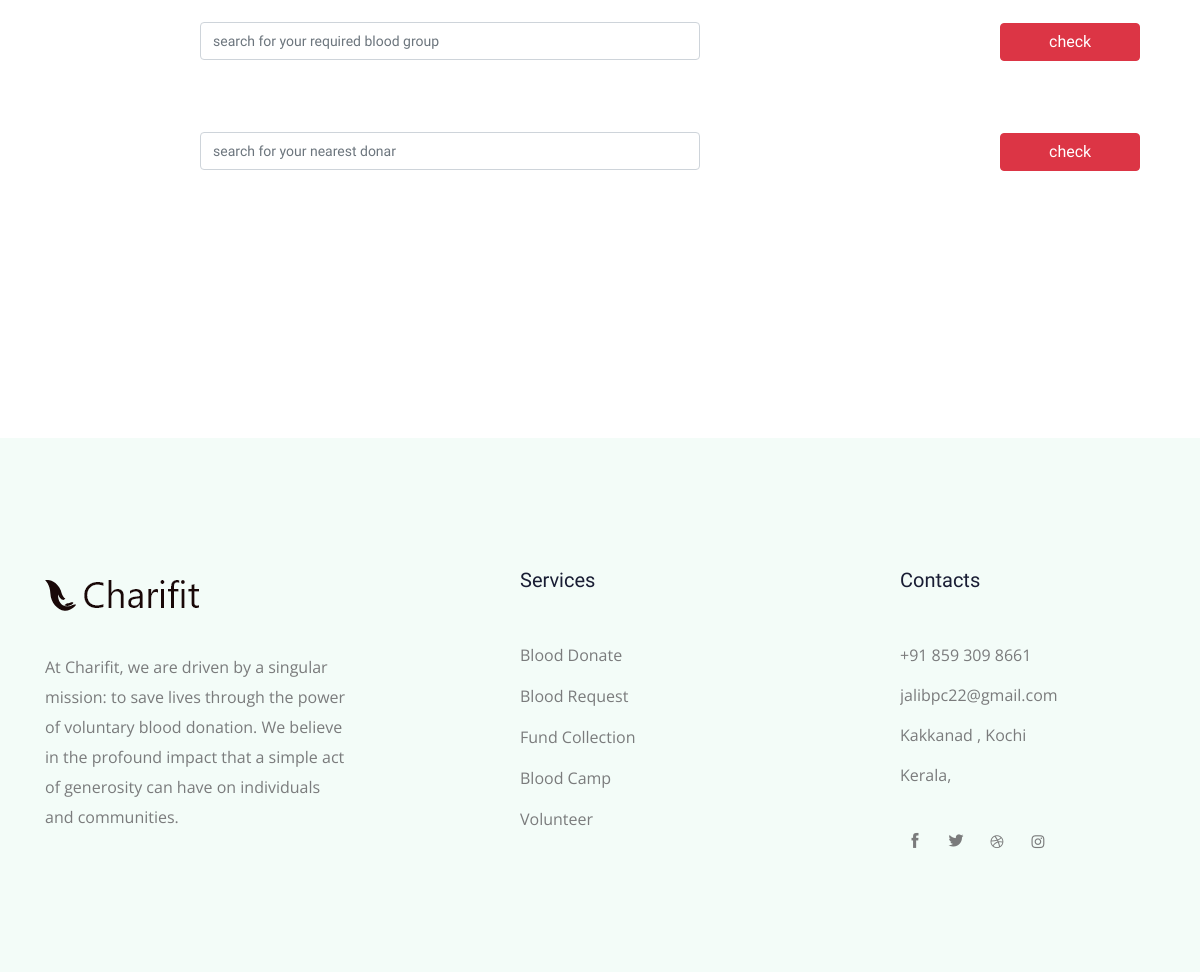
/BloodUserSide/donar__page/ (lower part), run on an earlier commit of the app's database.
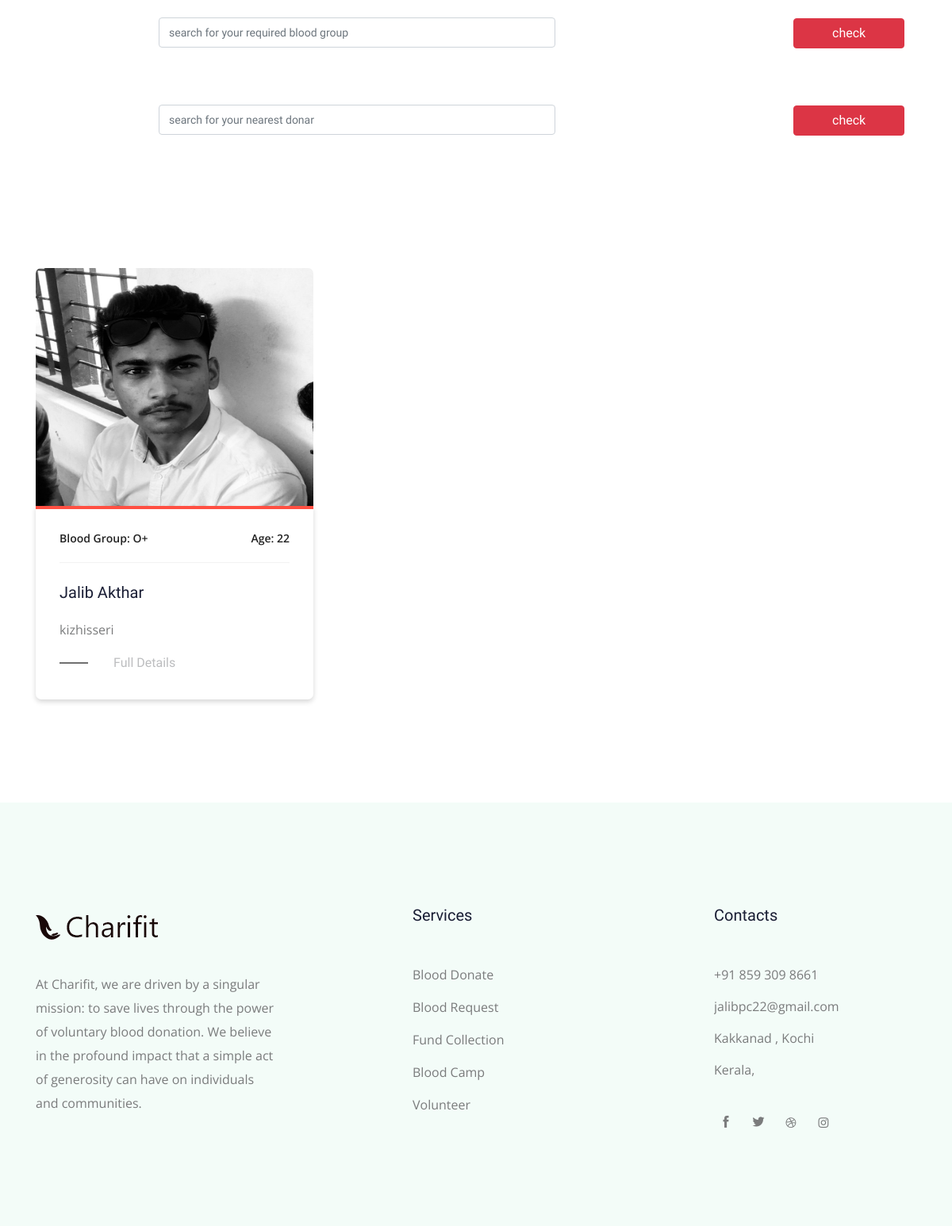
And on a later commit of the database.
### BloodAdminSide/models.py (models this page shows)
class DonarDB(models.Model):
    Donar_Name = models.CharField(max_length=100,null=True,blank=True)
    Age = models.IntegerField(null=True,blank=True)
    Mobile = models.IntegerField(null=True,blank=True)
    Blood_Group = models.CharField(max_length=100,null=True,blank=True)
    Quantity = models.CharField(max_length=100,null=True,blank=True)
    Email = models.CharField(max_length=100,null=True,blank=True)
    Place = models.CharField(max_length=100,null=True,blank=True)
    Address = models.CharField(max_length=100,null=True,blank=True)
    Profile_Image = models.ImageField(upload_to="d_images",null=True,blank=True)

### BloodUserSide/views.py (the view)
# urls.py: path('donar__page/',views.donar__page,name="donar__page"),
def donar__page(request):
    donar = DonarDB.objects.all()
    blood = request.POST.get('search_don')
    if blood:
        donar = donar.filter(Blood_Group__icontains=blood)
    loct = request.POST.get('don_loct')
    if loct:
        donar = donar.filter(Place__icontains=loct)
    return render(request,"Donar.html",{'donar':donar,'blood':blood,'loct':loct})

### BloodUserSide/templates/Donar.html (shortened to what this page needs)
<!doctype html>
{% load static %}
<html class="no-js" lang="zxx">
<head>
    <link rel="stylesheet" href="{% static 'files/css/bootstrap.min.css' %}">
    <link rel="stylesheet" href="{% static 'files/css/owl.carousel.min.css' %}">
    <link rel="stylesheet" href="{% static 'files/css/magnific-popup.css' %}">
    <link rel="stylesheet" href="{% static 'files/css/font-awesome.min.css' %}">
    <link rel="stylesheet" href="{% static 'files/css/themify-icons.css' %}">
    <link rel="stylesheet" href="{% static 'files/css/nice-select.css' %}">
    <link rel="stylesheet" href="{% static 'files/css/flaticon.css' %}">
    <link rel="stylesheet" href="{% static 'files/css/gijgo.css' %}">
    <link rel="stylesheet" href="{% static 'files/css/animate.css' %}">
    <link rel="stylesheet" href="{% static 'files/css/slicknav.css' %}">
    <link rel="stylesheet" href="{% static 'files/css/style.css' %}">
</head>
<body>
    <div>
        <div style="back"><br>
            <form class="search-bar" action="{% url 'donar__page' %}" method="post" style="margin-left:-300px;">
                <input type="text" class="form-control" style="width:500px; margin:auto;"  name="search_don" id="textfield" required placeholder="search for your required blood group">
                <br>
                <button type="submit" class="btn btn-danger px-5" style="margin-left:1300px; margin-top:-110px;">check</button>
            </form>
        </div>
    </div>
    <div>
        <div style="back"><br>
            <form class="search-bar" action="{% url 'donar__page' %}" method="post" style="margin-left:-300px;">
                <input type="text" class="form-control" style="width:500px; margin:auto;"  name="don_loct" id="textfield" required placeholder="search for your nearest donar">
                <br>
                <button type="submit" class="btn btn-danger px-5" style="margin-left:1300px; margin-top:-110px;">check</button>
            </form>
        </div>
    </div>
    <div class="popular_causes_area pt-120">
        <div class="container">
            <div class="row">
                {% for i in donar %}
                <div class="col-lg-4 col-md-6">
                    <div class="single_cause">
                        <div class="thumb">
                            <img src="{{i.Profile_Image.url}}" alt="" width="100px;" height="300px;">
                        </div>
                        <div class="causes_content">
                            <div class="custom_progress_bar">
                                <div class="progress">
                                  </div>
                            </div>
                            <div class="balance d-flex justify-content-between align-items-center">
                                <span>Blood Group: {{i.Blood_Group}} </span>
                                <span>Age: {{i.Age}}</span>
                            </div>
                            <a href="cause_details.html"><h4>{{i.Donar_Name}}</h4></a>
                            <p>{{i.Place}}</p>
                            <a class="read_more" href="{% url 'single_donar' donarid=i.id %}">Full Details</a>
                        </div>
                    </div>
                </div>
                {% endfor %}
            </div>
        </div>
    </div>
    <footer class="footer" style="margin-top:100px;">
        <div class="footer_top">
            <div class="container">
                <div class="row">
                    <div class="col-xl-5 col-md-6 col-lg-4 " >
                        <div class="footer_widget">
                            <div class="footer_logo">
                                <a href="#">
                                    <img src="{% static 'files/img/footer_logo.png' %}" alt="">
                                </a>
                            </div>
                            <p class="address_text">At Charifit, we are driven by a singular <br> mission: to save lives through the power <br> of voluntary blood donation. We believe  <br> in the profound impact that a simple act  <br> of generosity can have on individuals <br> and communities.
                            </p>
                        </div>
                    </div>
                    <div class="col-xl-4 col-md-6 col-lg-2" >
                        <div class="footer_widget">
                            <h3 class="footer_title">
                                Services
                            </h3>
                            <ul class="links">
                                <li><a href="#">Blood Donate</a></li>
                                <li><a href="#">Blood Request</a></li>
                                <li><a href="#">Fund Collection</a></li>
                                <li><a href="#">Blood Camp</a></li>
                                <li><a href="#">Volunteer</a></li>
                            </ul>
                        </div>
                    </div>
                    <div class="col-xl-3 col-md-6 col-lg-3" >
                        <div class="footer_widget">
                            <h3 class="footer_title">
                                Contacts
                            </h3>
                            <div class="contacts">
                                <p>+91 859 309 8661 <br>
                                    jalibpc22@gmail.com <br>
                                    Kakkanad , Kochi <br>
                                    Kerala,
                                </p>
                                <div class="socail_links">
                                <ul>
                                    <li>
                                        <a href="#">
                                            <i class="ti-facebook"></i>
                                        </a>
                                    </li>
                                    <li>
                                        <a href="#">
                                            <i class="ti-twitter-alt"></i>
                                        </a>
                                    </li>
                                    <li>
                                        <a href="#">
                                            <i class="fa fa-dribbble"></i>
                                        </a>
                                    </li>
                                    <li>
                                        <a href="https://www.instagram.com/jaalliib/">
                                            <i class="fa fa-instagram"></i>
                                        </a>
                                    </li>
                                </ul>
                            </div>
                            </div>
                        </div>
                    </div>
                </div>
            </div>
        </div>
    </footer>
</body>
</html>

What changed in the data, as far as the page shows it:
added DonarDB: Profile_Image (picture), Blood_Group "O+", Age "22", Donar_Name "Jalib Akthar", Place "kizhisseri"
